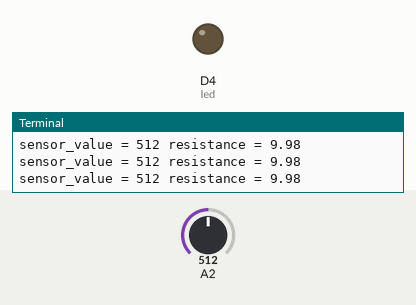
Recording of a program running on a simulated Raspberry Pi (BCM pin numbers) with a GrovePi. On the bench: output pins drawn as LEDs (lit = HIGH), the last lines printed to the terminal. The inputs (shaded band) are chosen by the test bench; at power-on: A2 = 512 (analog values on the 0–1023 scale).

Above: at 1.2 s.
1.3 s: A2 set to 498
At 2.3 s:
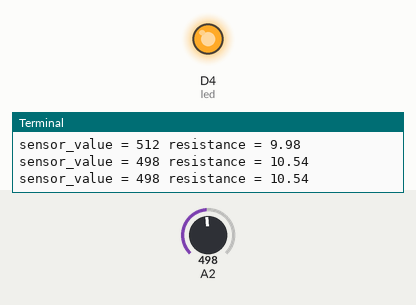
3.0 s: A2 set to 716
At 3.8 s:
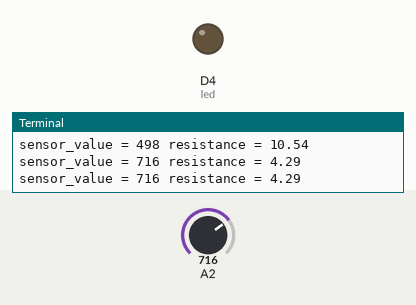
4.5 s: A2 set to 511
At 5.4 s:
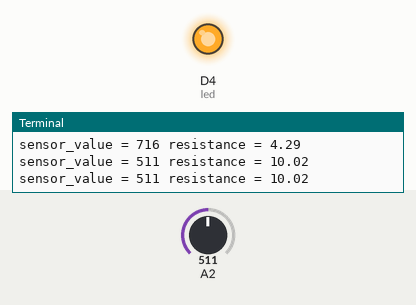
Timing chart, 0 to 7.5 s (numbered marks = the images above; inputs shaded):
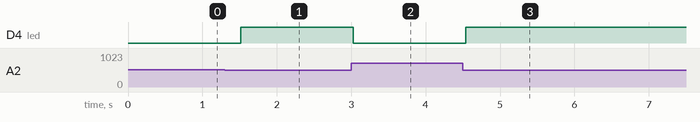

Measured:
- the behaviour switches between 512 and 511 on A2 (found by bisection; images 0 and 1)
- after the input at 1.3 s, D4 (led): LOW → HIGH after 0.22 s
- after the input at 3.0 s, D4 (led): HIGH → LOW at once
- after the input at 4.5 s, D4 (led): LOW → HIGH at once

The program:

test-light-sensor.py
```python
#!/usr/bin/env python

import time
import grovepi

# analog port A0
# SIG,NC,VCC,GND
light_sensor = 2

# Connect the LED to digital port D4
# SIG,NC,VCC,GND
led = 4

# Turn on LED once sensor exceeds threshold resistance
threshold = 10

grovepi.pinMode(light_sensor,"INPUT")
grovepi.pinMode(led,"OUTPUT")

while True:
    try:
        # Get sensor value
        sensor_value = grovepi.analogRead(light_sensor)

        # Calculate resistance of sensor in K
        resistance = (float)(1023 - sensor_value) * 10 / sensor_value

        if resistance > threshold:
            # Send HIGH to switch on LED
            grovepi.digitalWrite(led,1)
        else:
            # Send LOW to switch off LED
            grovepi.digitalWrite(led,0)

        print("sensor_value = %d resistance = %.2f" %(sensor_value,  resistance))
        time.sleep(.5)

    except IOError:
        print ("Error")
```
